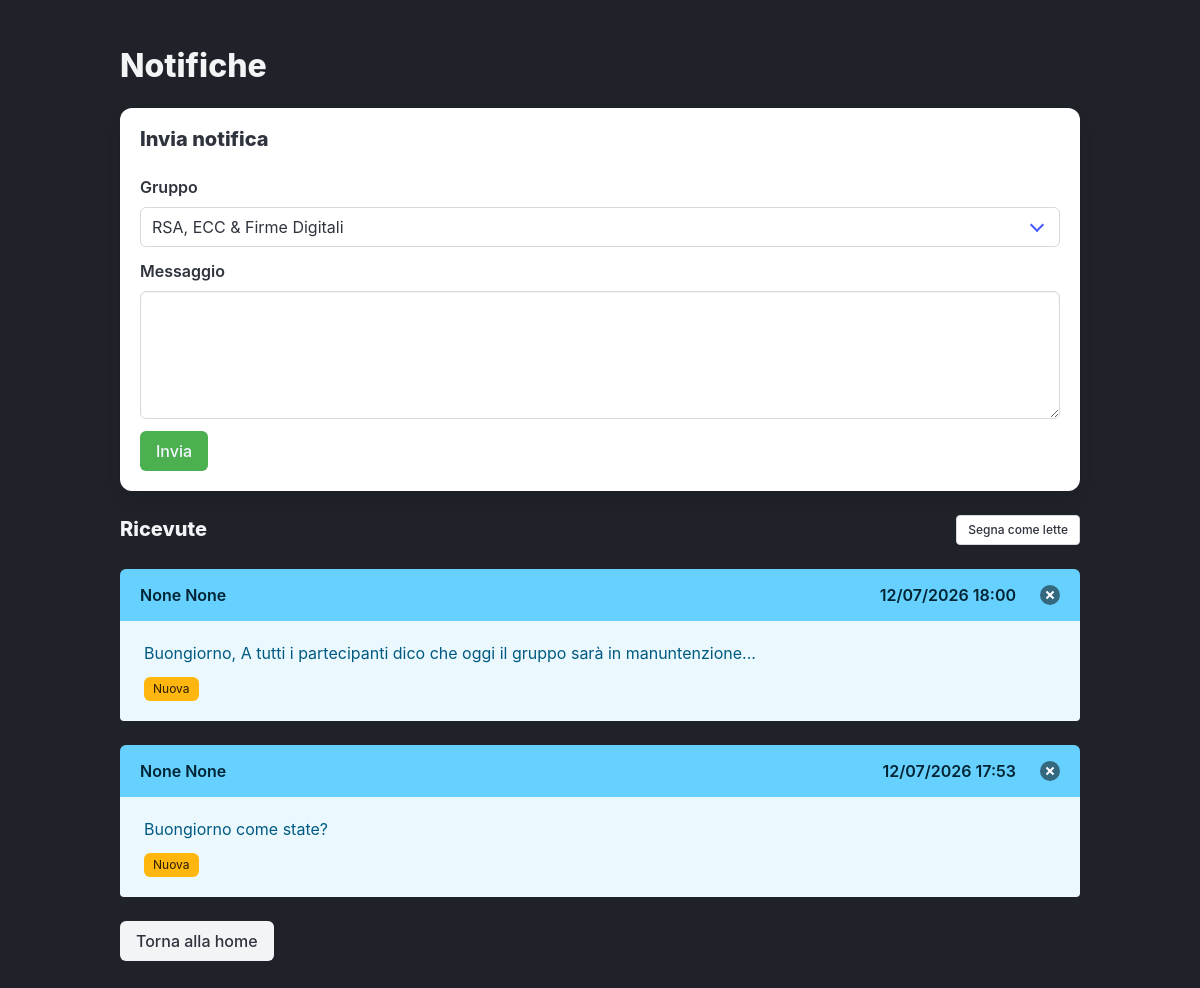
Before: /notifica/ (signed in) with the older database file.
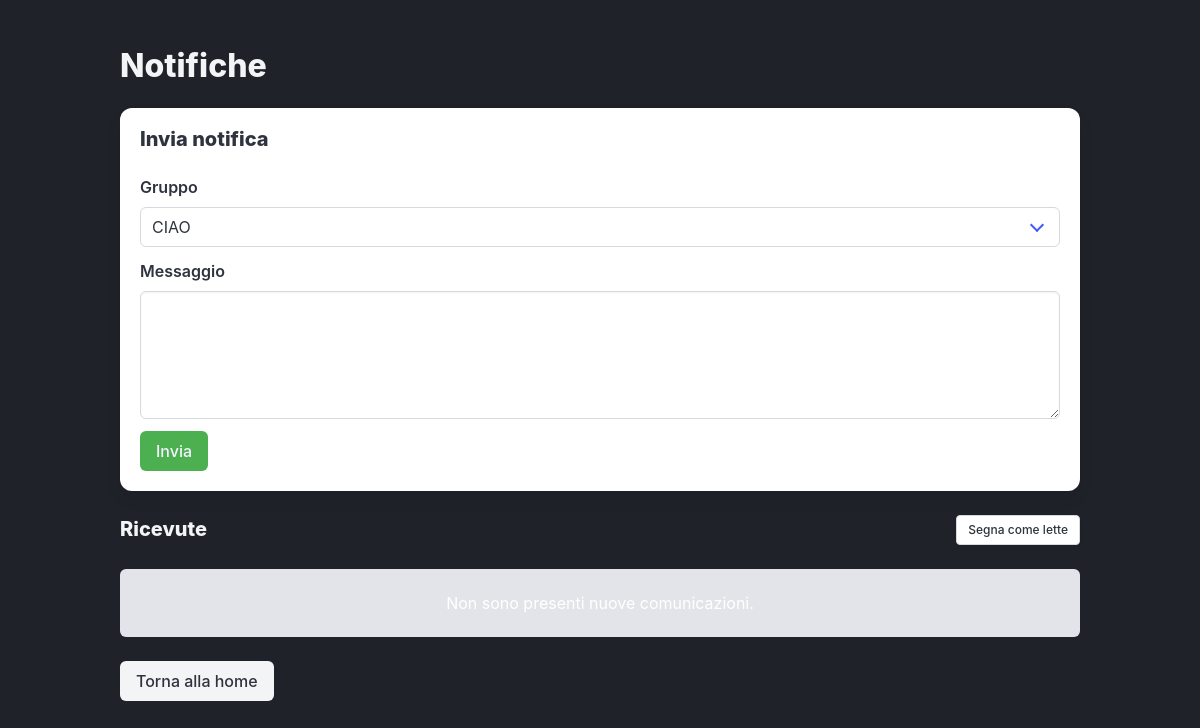
After: the same page with the newer database file.
### studymatch/models.py (models this page shows)
class Invio(models.Model):
    mittente = models.ForeignKey(Admin, on_delete=models.CASCADE, related_name="invii_effettuati")
    destinatario = models.ForeignKey(Utente, on_delete=models.CASCADE, related_name="invii_ricevuti")
    testo = models.TextField()
    data_invio = models.DateTimeField(auto_now_add=True)
    letta = models.BooleanField(default=False)

class Admin(models.Model):
    admin = models.ForeignKey(Utente, on_delete=models.CASCADE, related_name="admin_profile")
    livello = models.SmallIntegerField(default=1)
    data_nomina = models.DateField(default=timezone.now)
    notifica = models.ForeignKey(Utente, on_delete=models.CASCADE, null=True)

class Utente(models.Model):
    utente = models.CharField(max_length=50, primary_key=True)
    email = models.CharField(max_length=128)
    password = models.CharField(max_length=256)
    ruolo = models.CharField(max_length=20, default="studente")
    nome = models.CharField(max_length=50, null=True)
    cognome = models.CharField(max_length=50, null=True)

### studymatch/views.py (the view, shortened to what this page needs)
# urls.py: path('notifica/', views.notifica, name='notifica'),
def notifica(request, id_gruppo=None):
    user = request.session.get("user")
    ruolo = request.session.get("ruolo")
    if not user:
        return render(request, "login.html", {"error": "Sessione Scaduta"})
    utente = Utente.objects.filter(utente=user).first()
    if not utente:
        request.session.flush()
        return render(request, "login.html", {"error": "Utente non trovato"})
    gruppo = None
    puo_inviare = False
    notifiche = notifica_ric(utente)
    gruppi_gestiti = gruppi_gestiti_admin(utente)
    context = {
        "notifiche": notifiche,
        "gruppi_gestiti": gruppi_gestiti,
        "gruppo": gruppo,
        "puo_inviare": puo_inviare,
    }
    return render(request, "notifiche.html", context)

### studymatch/views.py (called while the page is built)
def gruppi_gestiti_admin(utente):
    admin = Admin.objects.filter(admin=utente).first()
    if not admin:
        return Gestione.objects.none()
    return Gestione.objects.filter(admin=admin).select_related("id_gruppo")

def notifica_ric(utente):
    return Invio.objects.filter(
        destinatario=utente,
        letta=False,
    ).select_related(
        "mittente",
        "mittente__admin",
    ).order_by("-data_invio")

### templates/notifiche.html (shortened to what the changed rows need)
{% extends "index.html" %}
{% block content %}
    <section class="section">
        <div class="container">
            <h1 class="title is-3 has-text-light">
                {% if gruppo %}
                    Notifiche - {{ gruppo.nome_gruppo }}
                {% else %}
                    Notifiche
                {% endif %}
            </h1>
            {% if gruppo and puo_inviare %}
                <div class="box mb-5">
                    <h2 class="title is-5">Invia notifica</h2>
                    <form method="POST">
                        {% csrf_token %}
                        <input type="hidden" name="azione" value="invia">
                        <div class="field">
                            <label class="label">Messaggio</label>
                            <div class="control">
                                <textarea class="textarea" name="testo" required></textarea>
                            </div>
                        </div>
                        <button type="submit" class="button is-link">
                            Invia
                        </button>
                    </form>
                </div>
            {% elif gruppi_gestiti %}
                <div class="box mb-5">
                    <h2 class="title is-5">Invia notifica</h2>
                    <form method="POST">
                        <div class="field">
                            <label class="label">Gruppo</label>
                            <div class="control">
                                <div class="select is-fullwidth">
                                    <select name="id_gruppo" required>
                                        {% for gestione in gruppi_gestiti %}
                                            <option value="{{ gestione.id_gruppo.id_gruppo }}">
                                                {{ gestione.id_gruppo.nome_gruppo }}
                                            </option>
                                        {% endfor %}
                                    </select>
                                </div>
                            </div>
                        </div>
                        <div class="field">
                            <label class="label">Messaggio</label>
                            <div class="control">
                                <textarea class="textarea" name="testo" required></textarea>
                            </div>
                        </div>
                        <button type="submit" class="button is-link">
                            Invia
                        </button>
                    </form>
                </div>
            {% endif %}
            <div class="level">
                <div class="level-left">
                    <h2 class="title is-5 has-text-light">
                        {% if gruppo %}
                            Ricevute per questo gruppo
                        {% else %}
                            Ricevute
                        {% endif %}
                    </h2>
                </div>
                <div class="level-right">
                </div>
            </div>
            {% for notifica in notifiche %}
                <article class="
                    message
                    {% if notifica.letta %}is-light{% else %}is-info{% endif %}
                ">
                    <div class="message-header">
                        <p>
                            {{ notifica.mittente.admin.nome }}
                            {{ notifica.mittente.admin.cognome }}
                        </p>
                        <div class="is-flex is-align-items-center">
                            <span class="mr-3">
                                {{ notifica.data_invio|date:"d/m/Y H:i" }}
                            </span>
                            <form method="POST">
                                <button type="submit"
                                        class="delete"
                                        aria-label="chiudi"></button>
                            </form>
                        </div>
                    </div>
                    <div class="message-body">
                        <p>{{ notifica.testo }}</p>
                        {% if notifica.letta %}
                            <span class="tag mt-3">Letta</span>
                        {% else %}
                            <span class="tag is-warning mt-3">Nuova</span>
                        {% endif %}
                    </div>
                </article>
            {% empty %}
                <div class="notification is-light has-text-centered">
                    Non sono presenti nuove comunicazioni.
                </div>
            {% endfor %}
            <div class="mt-5">
                {% if gruppo %}
                    <a href="{% url 'dettaglio_gruppo' gruppo.id_gruppo %}" class="button is-light">
                        Torna al gruppo
                    </a>
                {% else %}
                    <a href="{% url 'home' %}" class="button is-light">
                    </a>
                {% endif %}
            </div>
        </div>
    </section>
{% endblock %}

Changed rows visible on the page:
no longer on this page (row edited): Invio: mittente.admin.nome "None", mittente.admin.cognome "None", data_invio "12/07/2026 18:00", testo "Buongiorno, A tutti i partecipanti dico che oggi il gruppo sarà in manuntenzione...", letta "Nuova"
no longer on this page (row edited): Invio: mittente.admin.nome "None", mittente.admin.cognome "None", data_invio "12/07/2026 17:53", testo "Buongiorno come state?", letta "Nuova"
Other visible differences:
form field id_gruppo: "RSA, ECC & Firme Digitali" → "CIAO"
text now shown: "Non sono presenti nuove comunicazioni."
